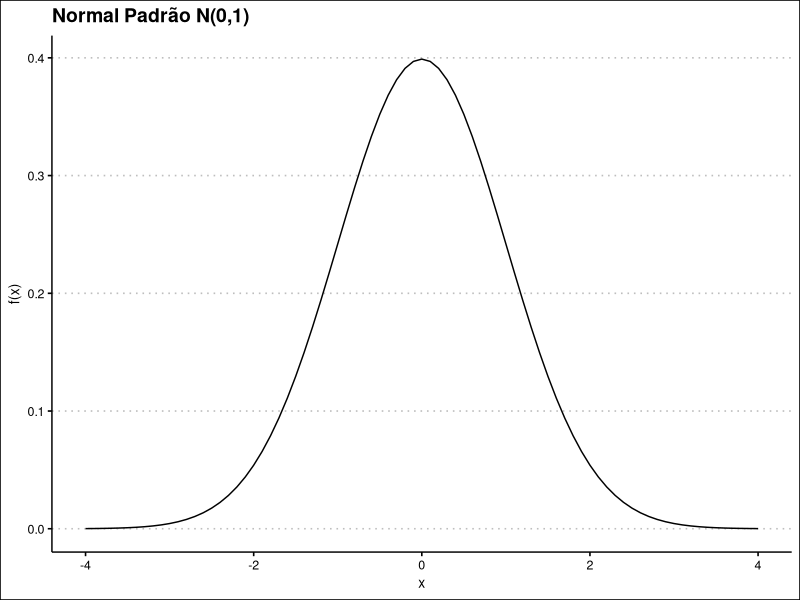
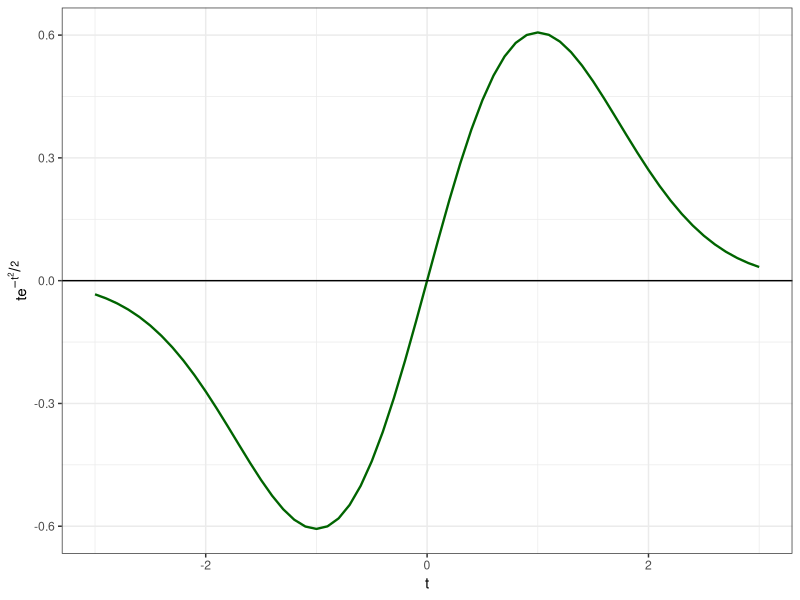

These figures' R source, in order:
## ---- chunk 1
options(htmltools.dir.version = FALSE)
knitr::opts_chunk$set(
    echo = FALSE,
    message = FALSE,
    warning = FALSE,
    dev = "svg",
    cache = TRUE,
    fig.align = "center"
    #fig.width = 11,
    #fig.height = 5
)

library(dplyr)
library(ggplot2)
library(ggthemes)
## ---- chunk 2
x <- seq(-4, 4, by = 0.1)
fx <- dnorm(x)

df <- data.frame(x = x, fx = fx)

p <- ggplot(df, aes(x, fx)) +
    geom_line() +
    labs(x = "x",
         y = "f(x)",
         title = "Normal Padrão N(0,1)") +
    theme_clean()
## ---- chunk 3
p
## ---- chunk 4
t <- seq(-3, 3, by = 0.1)
ft <- function(t) {t * exp((-t^2)/2)}
ftt <- ft(t)
df <- data.frame(t = t, ftt = ftt)
ggplot(df, aes(t, ftt)) +
    geom_line(color = "darkgreen", size = 0.8) +
    geom_hline(yintercept = 0) +
    labs(x = "t",
         y = expression(t*e^{-t^2 / 2})) +
    theme_bw()
